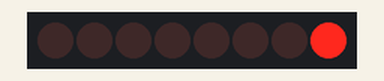
Simulated run of this sketch. Board: Arduino Uno, built with avr-gcc and run on an emulated ATmega328P. On the bench: 8 shift-register outputs drawn as a row of LEDs (first output left, lit = HIGH). Wiring (inferred from the names in the program): shift register (74HC595): data pin 8; shift clock pin 10; latch pin 9. Wiring (inferred from the signals the program sends): row of LEDs: on Q0, Q1, Q2, Q3, Q4, Q5, Q6, Q7.

Above: at 0.05 s.
At 0.45 s:
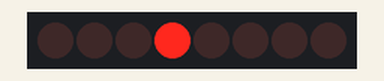
At 0.75 s:
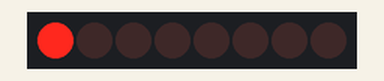
At 1.55 s:
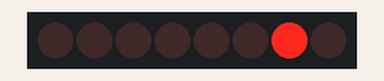
At 2.35 s:
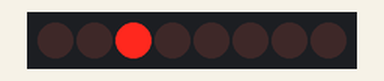
At 3.15 s:
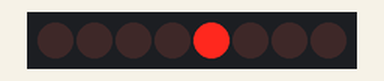
Timing chart, 0 to 3.5 s (numbered marks = the images above):
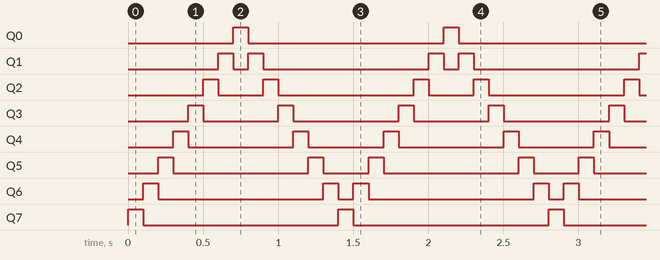

Measured:
- by itself, Q0, Q7: alternates HIGH for 0.10 s and LOW for 1.3 s
- by itself, Q1: repeats every 1.4 s: LOW 0.10 s, HIGH 0.10 s, LOW 1.1 s, HIGH 0.10 s
- by itself, Q2: repeats every 1.4 s: LOW 0.30 s, HIGH 0.10 s, LOW 0.90 s, HIGH 0.10 s
- by itself, Q3: repeats every 1.4 s: LOW 0.50 s, HIGH 0.10 s, LOW 0.70 s, HIGH 0.10 s
- by itself, Q4: repeats every 1.4 s: LOW 0.70 s, HIGH 0.10 s, LOW 0.50 s, HIGH 0.10 s
- by itself, Q5: repeats every 1.4 s: LOW 0.90 s, HIGH 0.10 s, LOW 0.30 s, HIGH 0.10 s
- by itself, Q6: repeats every 1.4 s: LOW 1.1 s, HIGH 0.10 s, LOW 0.10 s, HIGH 0.10 s

The sketch:

lightRider.ino
```cpp
const int SER = 8;
const int LATCH = 9;
const int CLK = 10;

int seq[14] = {1,2,4,8,16,32,64,128,64,32,16,8,4,2};

void setup() {
  pinMode(SER, OUTPUT);
  pinMode(LATCH, OUTPUT);
  pinMode(CLK, OUTPUT);
}

void loop() {
  for (int i = 0; i < 14; i++) {
    digitalWrite(LATCH, LOW);
    shiftOut(SER, CLK, LSBFIRST, seq[i]);
    digitalWrite(LATCH, HIGH);
    delay(100);
  }
}
```
